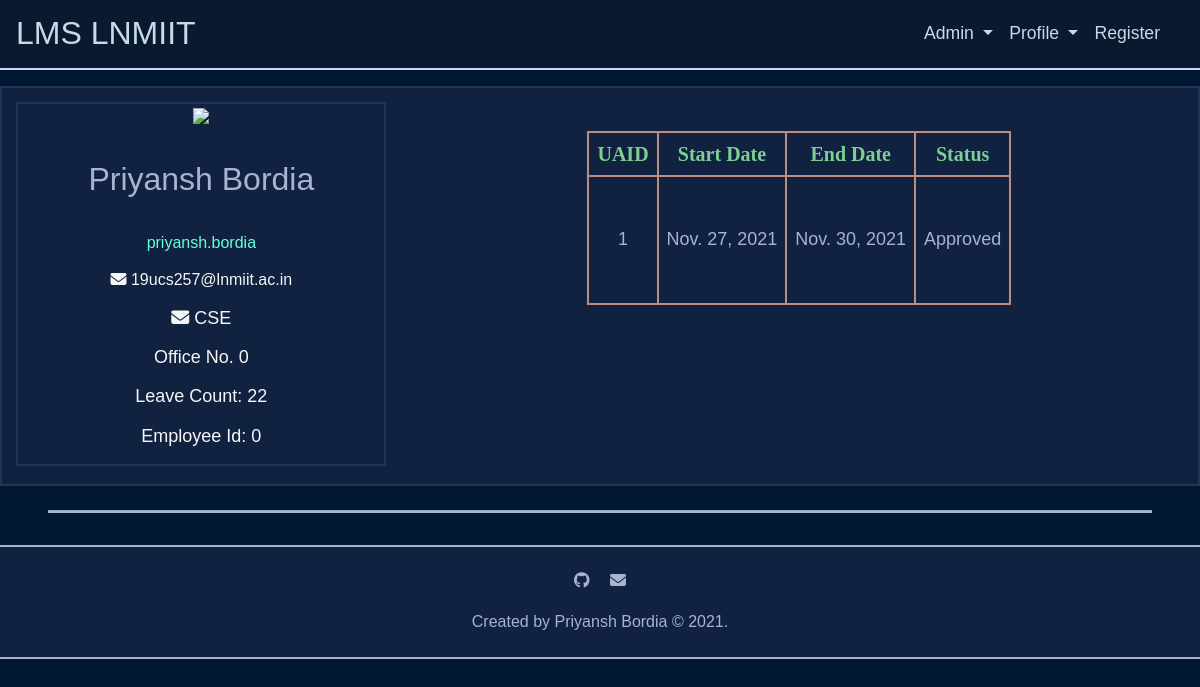
The page /person/ (signed in) on the database as committed earlier.
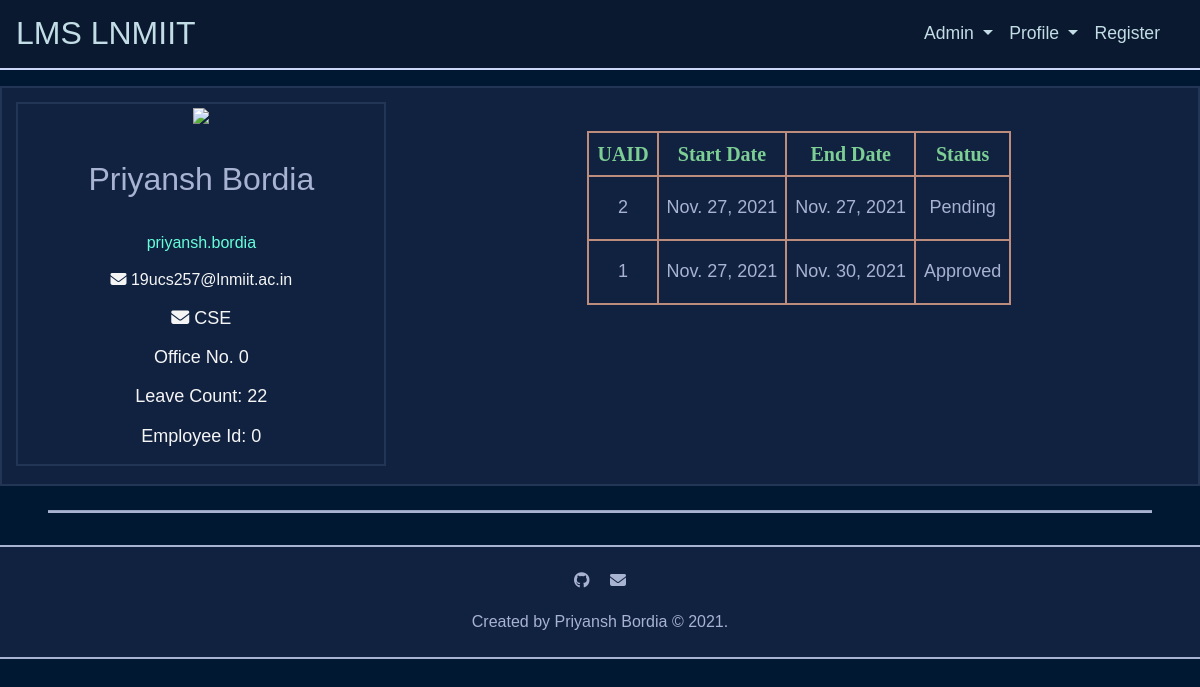
The same page on the database as committed later.
### leave/models.py (models this page shows, shortened)
class Person(models.Model):
	DIRECTOR = 'DR'
	DEAN_OF_ACADEMIC_AFFAIRS = 'DOAA'
	DEAN_OF_FACULTY_AFFAIRS = 'DOFA'
	DEAN_OF_STUDENT_AFFAIRS = 'DOSA'
	HEAD_OF_DEPARTMENT = 'HOD'
	FACULTY = 'F'
	VISITING_FACULTY = 'VF'
	COMPUTER_SCIENCE_AND_ENGINEERING = 'CSE'
	ELECTRONICS_AND_COMMUNICATION_ENGINEERING = 'ECE'
	MECHANICAL_AND_MECHATRONICS_ENGINEERING = 'ME'
	HUMANITIES_AND_SOCIAL_SCIENCES = 'HSS'
	MATHEMATICS = 'MH'
	PHYSICS = 'PH'
	PERSON_ROLES = (
		('DR', 'Director'),
		('DOAA', 'Dean of Academic Affairs'),
		('DOFA', 'Dean of Faculty Affairs'),
		('DOSA', 'Dean of Student Affairs'),
		('HOD', 'Head of Department'),
		('F', 'Faculty'),
		('VF', 'Visiting Faculty'),
	)
	DEPARTMENT = (
		('CSE', 'Computer Science and Engineering'),
		('ECE', 'Electronics and Communication Engineering'),
		('ME', 'Mechanical and Mechatronics Engineering'),
		('HSS', 'Humanities and Social Sciences'),
		('MH', 'Mathematics'),
		('PH', 'Physics'),
	)
	user = models.OneToOneField(User, on_delete=models.CASCADE, related_name='person')
	faculty_id = models.CharField(max_length=10, unique=True)
	leave_count = models.IntegerField(validators=[MinValueValidator(0)], default=22, blank=False, null=False)
	department = models.CharField(max_length=3, choices=DEPARTMENT, blank=False, null=False, default='CSE')
	first_name = models.CharField(max_length=50, validators=[MinLengthValidator(1)], blank=False, null=False)
	last_name = models.CharField(max_length=50, blank=True, null=False)
	email = models.EmailField(blank=False, null=False, unique=True)
	office_no = models.IntegerField(blank=False, null=False, default='0000')
	role = models.CharField(max_length=5, choices=PERSON_ROLES, default='F')
	updated_at = models.DateTimeField(auto_now=True)
	created_at = models.DateTimeField(auto_now_add=True)

class Application(models.Model):
	PENDING = 'P'
	APPROVED = 'A'
	REJECTED = 'R'
	APPLICATION_STATUS = (
		('P', 'Pending'),
		('A', 'Approved'),
		('R', 'Rejected'),
	)
	person = models.ForeignKey(Person, on_delete=models.CASCADE, related_name='applicant', default=1)
	status = models.CharField(max_length=1, choices=APPLICATION_STATUS, default='P')
	start_date = models.DateField(blank=False, null=False)
	end_date = models.DateField(blank=False, null=False)
	hasClasses = models.BooleanField(blank=False, null=False, default=False)
	rescheduled_date = models.DateField(blank=True, null=True)
	up_next = models.ForeignKey(Person, on_delete=models.CASCADE, related_name='up_next', default=1)
	comments = models.TextField(blank=True, null=False)
	updated_at = models.DateTimeField(auto_now=True)
	created_at = models.DateTimeField(auto_now_add=True)
	class Meta:
		ordering = ['start_date', 'end_date']

### leave/views.py (the view)
# urls.py: path('person/', views.person, name='person'),
@require_http_methods(["GET"])
def person(request):
	try:
		person = Person.objects.get(user_id=request.user.id)
		applications = Application.objects.filter(person=person)
		return render(request, 'leave/person.html', context={'person': person, 'applications': applications})
	except Person.DoesNotExist:
		return render(request, 'leave/error.html', context={})

### leave/templates/leave/person.html (shortened to what this page needs)
{% extends "leave/base.html" %}
{% block head %}
	{% load static %}
	{% load bootstrap4 %}
	{% load fontawesome_5 %}
	{% load humanizelib %}
{% endblock %}
{% block body %}
	<div class="person">
		<div class="row">
			<div class="col-md-4">
				<div class="person__grid">
					<img src="https://img.icons8.com/bubbles/200/000000/iphone-spinner.png" />
					<p class="person__grid__name">{{ person.first_name }} {{ person.last_name }}</p>
					<p class="person__grid__username">{{ request.user.username }} </p>
					<p class="person__grid__email"><i class="fas fa-envelope"></i> {{ person.email }} </p>
					<span>
						<p class="person__grid__department"><i class="fas fa-envelope"></i> {{ person.department }} </p>
						<p class="person__grid__office_no">Office No.</i> {{ person.office_no }} </p>
					</span>
					<p class="person__grid__leave_count">Leave Count: </i> {{ person.leave_count }}</p>
					<p class="person__grid__faculty_id ">Employee Id: </i> {{ person.faculty_id }} </p>
				</div>
			</div>
			<div class="col-md-8">
				{% if applications|length > 0 %}
					<div class="application">
						<table class="center">
							<thead>
								<tr>
									<th>UAID</th>
									<th>Start Date</th>
									<th>End Date</th>
									<th>Status</th>
							</thead>
							<tbody>
								{% for application in applications %}
									<tr>
										<td>{{ application.id }}</td>
										<td>{{ application.start_date }}</td>
										<td>{{ application.end_date }}</td>
										<td>{{ application.get_status_display }}</td>
									</tr>
								{% endfor %}
							</tbody>
						</table>
					</div>
				{% else %}
					<div class="alert alert-info" role="alert">No Application.</div>
				{% endif %}
			</div>
		</div>
	</div>
{% endblock %}

### leave/templates/leave/base.html (shortened to what this page needs)
<!DOCTYPE html>
<html lang="en">
<head>
	<link rel="stylesheet" href="https://maxcdn.bootstrapcdn.com/bootstrap/4.0.0/css/bootstrap.min.css"
>
	<link rel="stylesheet" href="https://stackpath.bootstrapcdn.com/bootstrap/4.3.1/css/bootstrap.min.css"
>
	{% load static %}
	<link rel="stylesheet" href="{% static 'leave/css/style.css' %}">
</head>
<body>
    <nav class="navbar navbar-expand-lg navbar-light" style="background-color: #0a192f; border-bottom: .125rem solid #ccd6f6;">
        <a class="navbar-brand" href="{% url 'home' %}" style="color: #c2dde6; font-size: 2rem;">LMS LNMIIT</a>
        <div class="collapse navbar-collapse" id="navbarSupportedContent" style="font-size: 1.1rem;">
            <ul class="navbar-nav mr-3 ml-auto">
				{% if request.user.is_superuser %}
					<li class="nav-item dropdown">
						<div class="nav-link dropdown-toggle" style="color: #c2dde6;" href="#" id="navbarDropdown" role="button" data-toggle="dropdown" aria-haspopup="true" aria-expanded="false" title="Super">
							Admin
						</div>
					</li>
				{% endif %}
				{% if user.is_authenticated %}
					<li class="nav-item dropdown">
						<div class="nav-link dropdown-toggle" style="color: #c2dde6;" href="#" id="navbarDropdown" role="button" data-toggle="dropdown" aria-haspopup="true" aria-expanded="false" title="Profile">
							Profile
						</div>
					</li>
				{% endif %}
				{% if user.is_superuser %}
					<li class="nav-item">
						<a class="nav-link" style="color: #c2dde6;" href="{% url 'signup' %}">
							Register
						</a>
					</li>
				{% endif %}
            </ul>
        </div>
    </nav>
    {% block body %}{% endblock %}
    <hr class="mt-4">
	<footer class="footer">
		<div class="footer__grid">
			<div class="footer__grid__handles">
				<a href="https://github.com/PriyanshBordia/LNMIIT-Leave-Management" target="_blank" title="Repository"><i class="fab fa-github"></i></a>
				<a href="mailto:19ucs257@lnmiit.ac.in" target="_blank" title="Priyansh Bordia"><i class="fas fa-envelope"></i></a>
			</div>
			<div class="footer__grid__text">
				<span class="has-hover">Created by Priyansh Bordia &copy; 2021.</span>
			</div>
		</div>
	</footer>
</body>
</html>

### leave/static/leave/css/style.css (style rules this page uses)
html { font-size: 100%; -webkit-box-sizing: border-box; box-sizing: border-box; }
*, *::before, *::after { -webkit-box-sizing: inherit; box-sizing: inherit; }
html, body { width: 100%; height: 100%; }
body { margin: 0; padding: 0; font-size: 1.125rem; font-weight: 300; font-family: Verdana, Arial, Helvetica, sans-serif; line-height: 1.3; color: whitesmoke; background-color: #001831; text-align: center; -webkit-box-align: center; -ms-flex-align: center; align-items: center; -webkit-box-pack: center; -ms-flex-pack: center; justify-content: center; overflow-x: hidden; scroll-behavior: smooth; }
a { color: #a8b2d1; text-decoration: none !important; }
a, i, .has-hover { -webkit-transition-duration: 0.4s; transition-duration: 0.4s; }
hr { margin: 2rem 3rem 2rem 3rem; height: .125rem; background-color: #a8b2d1; }
.row { margin: .2rem auto .4rem auto; }
.col-md-12, .col-md-10, .col-md-9, .col-md-8, .col-md-6, .col-md-5, .col-md-4, .col-md-3, .col-md-2 { padding: 0.5rem 0.5rem 0.5rem .5rem; }
.person { margin: 1rem auto 1rem auto; border: 0.125rem solid #233554; background-color: #112240; }
.person__grid { margin: .2rem .4rem .2rem .4rem; padding: .2rem auto .2rem auto; border: 0.125rem solid #233554; }
.person__grid__name { margin: 1rem auto 1rem auto; padding: 1rem 1rem 1rem 1rem; font-size: 2rem; color: #a8b2d1; }
.person__grid__username { font-size: 1rem; font-weight: 300; color: #64ffda; }
.person__grid__email, .person__grid__ph_no { font-size: 1rem; }
table, tr, th, td { margin: 2rem auto 2rem auto; padding: .5rem; text-align: center; border: .125rem solid #bd8c7d; }
thead { background-color: #112240; }
tbody { overflow: auto; height: 8rem; }
th { color: #7dce94; font-size: 1.25rem; font-family: Cambria, Cochin, Georgia, Times, 'Times New Roman', serif; }
td { color: #a8b2d1; font-size: 1.5; font-weight: 1.5; font-family: Verdana, Geneva, Tahoma, sans-serif; }
.footer { margin-top: 2rem; background-color: #112240; border-top: 0.125rem solid #a8b2d1; border-bottom: 0.125rem solid #a8b2d1; }
.footer__grid { margin: 1.5rem; color: #a8b2d1; font-size: 1rem; text-align: center; -webkit-box-align: center; -ms-flex-align: center; align-items: center; }
.footer__grid__handles { margin-bottom: 1.3rem; }
.footer__grid__handles a:not(:last-child) { margin-right: 1rem; }
.footer__grid__text { font-weight: 200; }

Rows that differ between the two databases and show on the page:
added Application: id "2", start_date "Nov. 27, 2021", end_date "Nov. 27, 2021", status "Pending"
